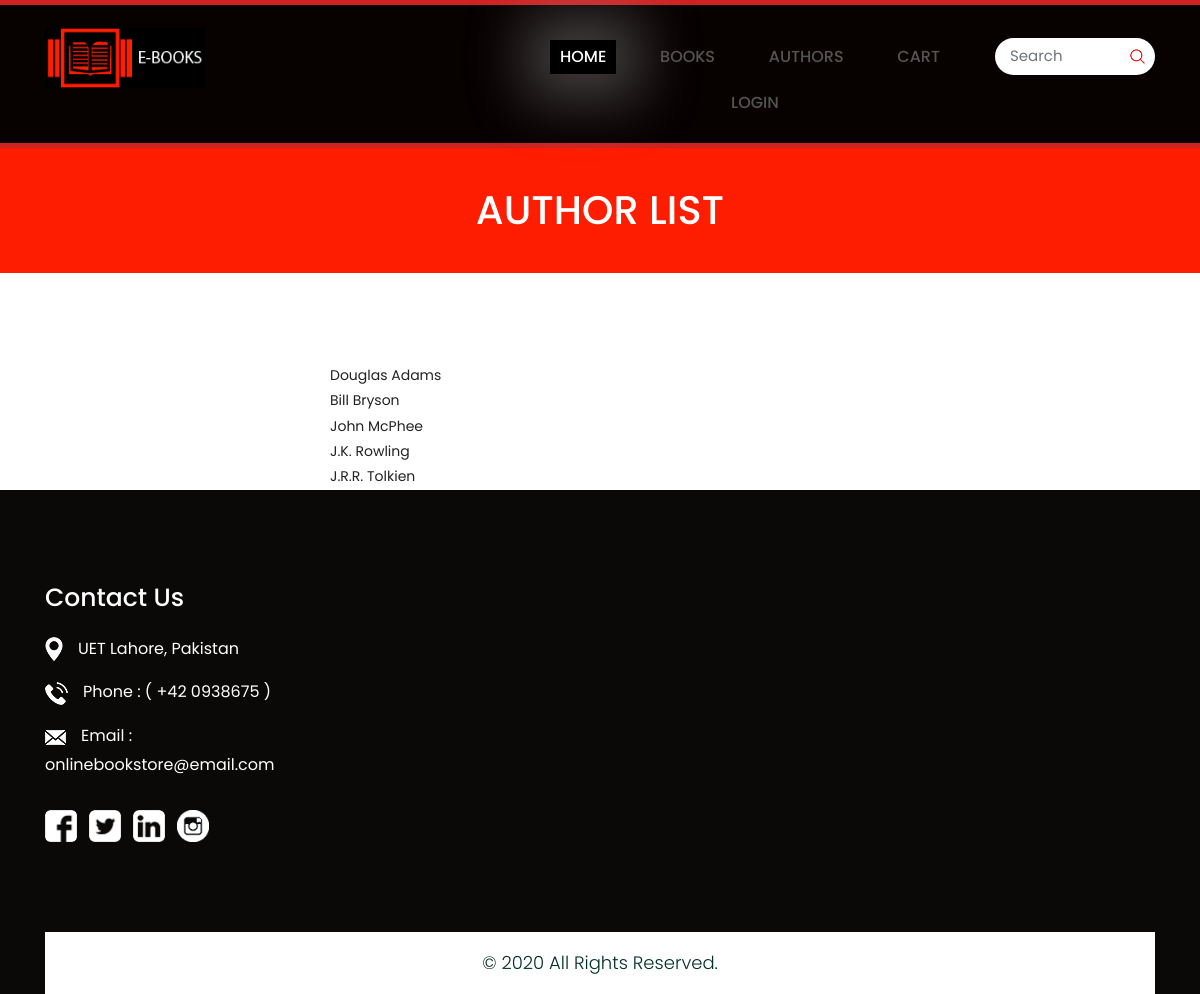
Screenshot of /catalog/authors/ with the database file from the repository.
### catalog/models.py (models this page shows, shortened)
class Author(models.Model):
    author_id = models.UUIDField(primary_key=True, default=uuid.uuid4, help_text='Unique ID for this particular author across whole library')
    first_name = models.CharField(max_length=100)
    last_name = models.CharField(max_length=100)
    bio_data =  models.TextField(max_length=1000, help_text='Enter a brief description of the author')
    class Meta:
        ordering = ['last_name', 'first_name']
    def get_absolute_url(self):
        return reverse('author-detail', args=[str(self.author_id)])

### catalog/views.py (the view)
# urls.py: path('authors/', views.AuthorListView.as_view(), name='authors'),
class AuthorListView(generic.ListView):
    model = Author

### catalog/templates/catalog/author_list.html
{% extends "base.html" %}
{% block content%}
    <div class="contactbg">
        <div class="container">
            <div class="row">
                <div class="col-md-12">
                    <div class="contacttitlepage">
                        <h2>Author list</h2>
                    </div>
                </div>
            </div>
        </div>
    </div>
    <div class="container">
        <div class="row">
            <div class=" col-md-6 offset-md-3">
                <div class="address">
                  {% if author_list %}
                  <ul>
                    {% for author in author_list %}
                      <li>
                        <a href="{{ author.get_absolute_url }}">{{ author.first_name }} {{ author.last_name }}
                      </li>
                    {% endfor %}
                  </ul>
                  {% else %}
                    <p>There are no authors in the library.</p>
                  {% endif %}
                </div>
            </div>
        </div>
    </div>
{% endblock %}

### static/catalog/css/style.css (style rules this page uses)
* { box-sizing: border-box !important; }
html { scroll-behavior: smooth; }
body { color: #666666; font-size: 14px; font-family: 'poppins', sans-serif; line-height: 1.80857; font-weight: normal; overflow-x: hidden; }
a { color: #1f1f1f; text-decoration: none !important; outline: none !important; -webkit-transition: all .3s ease-in-out; -moz-transition: all .3s ease-in-out; -ms-transition: all .3s ease-in-out; -o-transition: all .3s ease-in-out; transition: all .3s ease-in-out; }
h1, h2, h3, h4, h5, h6 { letter-spacing: 0; font-weight: normal; position: relative; padding: 0 0 10px 0; font-weight: normal; line-height: normal; color: #111111; margin: 0 }
h2 { font-size: 22px }
*, *::after, *::before { -webkit-box-sizing: border-box; -moz-box-sizing: border-box; box-sizing: border-box; }
ul, li, ol { margin: 0px; padding: 0px; list-style: none; }
a { color: #222222; text-decoration: none; outline: none !important; }
a, .btn { text-decoration: none !important; outline: none !important; -webkit-transition: all .3s ease-in-out; -moz-transition: all .3s ease-in-out; -ms-transition: all .3s ease-in-out; -o-transition: all .3s ease-in-out; transition: all .3s ease-in-out; }
.contactbg { background-color: #ff1d00; margin-bottom: 90px; }
.contactbg .contacttitlepage h2 { color: #fff; text-transform: uppercase; font-size: 40px; line-height: 45px; padding: 40px 0; font-weight: 500; text-align: center; }

### rows the page displays
Author: first_name "Douglas", last_name "Adams"
Author: first_name "Bill", last_name "Bryson"
Author: first_name "John", last_name "McPhee"
Author: first_name "J.K.", last_name "Rowling"
Author: first_name "J.R.R.", last_name "Tolkien"
